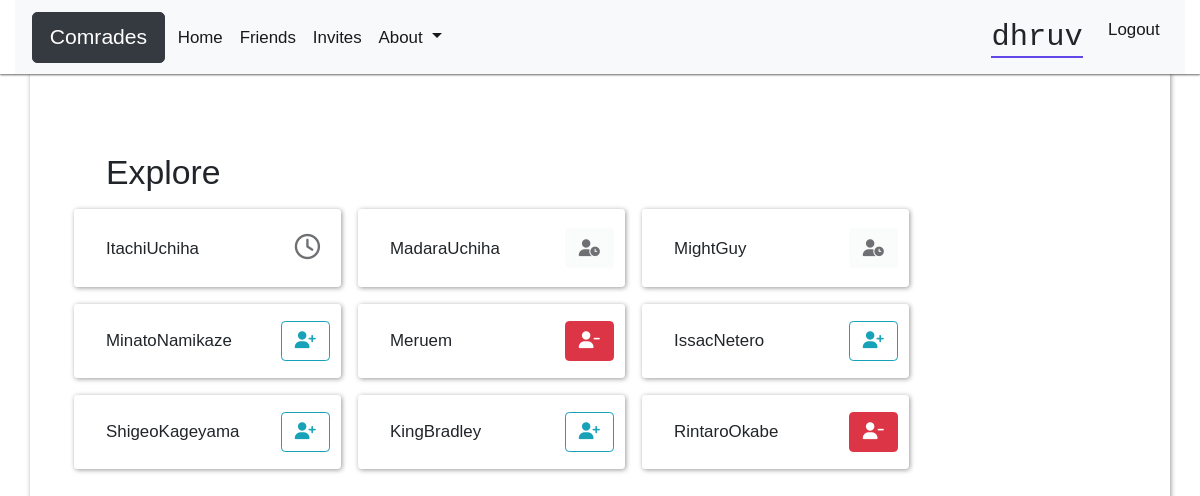
The app's page / (signed in) with its own data.
### users/models.py (models this page shows, shortened)
class Profile(models.Model):
    user = models.OneToOneField(User,on_delete=models.CASCADE)
    friends = models.ManyToManyField(User,related_name='friends',blank=True)
    objects = ProfileManager()
    def __str__(self):
        return str(self.user)

### friends/views.py (the view)
# urls.py: 2. Add a URL to urlpatterns:  path('', Home.as_view(), name='home')
class Home(ListView):
    model = Profile
    template_name = 'friends/home.html'
    context_object_name = 'qs'
    def get_queryset(self):
        qs = Profile.objects.get_all_profiles(self.request.user)
        return qs
    def get_context_data(self, **kwargs):
        context = super().get_context_data(**kwargs)
        user = User.objects.get(username__iexact=self.request.user)
        profile = Profile.objects.get(user=user)
        rel_r = Relationship.objects.filter(sender=profile)
        rel_s = Relationship.objects.filter(receiver=profile)
        rel_receiver = []
        rel_sender = []
        for item in rel_r:
            rel_receiver.append(item.receiver.user)
        for item in rel_s:
            rel_sender.append(item.sender.user)
        context['rel_receiver']= rel_receiver
        context['rel_sender']=rel_sender
        context['is_empty'] = False
        if len(self.get_queryset()) ==0:
            context['is_empty'] = True
        return context

### users/models.py (called while the page is built)
    def get_all_profiles(self,me):
        profiles = Profile.objects.all().exclude(user=me)
        return profiles

### friends/templates/friends/home.html (shortened to what this page needs)
{% extends "friends/base.html" %}
{% block content %}
    <div class="row mt-5 ml-4">
        <h2>Explore</h2>
  	</div>
    <div class="row">
		{% for obj in qs %}
			<div class="col-12 col-sm-3 m-2 home-card p-3 " >
				<div class="col-9">
					{{ obj }}
				</div>
				<div class="col-3">
					{% if obj.user not in rel_receiver and obj.user not in rel_sender %}
						<form action="{% url 'sendinvite' %}" method="POST">
							<button type="submit" class="btn btn-outline-info"><i class="fas fa-user-plus"></i></button>
						</form>
					{% endif %}
					{% if obj.user in rel_receiver and request.user not in obj.friends.all %}
						<button type="submit" class="btn btn-light" disabled><i class="fas fa-user-clock"></i></button>
					{% endif %}
					{% if obj.user in rel_sender and request.user not in obj.friends.all %}
						<button type="submit" class="btn  " disabled><i class="far fa-clock" ></i></button>
					{% endif %}
					{% if request.user in obj.friends.all %}
						<form action="{% url 'removeinvite' %}" method="POST">
							<button type="submit" class="btn btn-danger "><i class="fas fa-user-minus"></i></button>
						</form>
					{% endif %}
				</div>
			</div>
		{% endfor %}
	</div>
{% endblock content %}

### friends/templates/friends/base.html (shortened to what this page needs)
{% load static %}
<!doctype html>
<html lang="en">
  <head>
    <link rel="stylesheet" href="https://stackpath.bootstrapcdn.com/bootstrap/4.3.1/css/bootstrap.min.css">
    <link rel="stylesheet" href="{% static 'friends/style.css' %}">
  </head>
  <body>
    <div class="container-fluid header">
      <nav class="navbar navbar-expand-lg navbar-light bg-light">
         <span class="btn-lg btn btn-dark mr-1" >Comrades</span>
         <div class="collapse navbar-collapse" id="navbarSupportedContent">
           <ul class="navbar-nav mr-auto">
             <li class="nav-item active">
               <a class="nav-link" href="{% url 'home' %}">Home</a>
             </li>
             {% if user.is_authenticated %}
             <li class="nav-item active">
              <a class="nav-link" href="{% url 'userfriends' %}">Friends</a>
            </li>
            <li class="nav-item active">
              <a class="nav-link" href="{% url 'invites' %}">Invites</a>
            </li>
            <li class="nav-item dropdown active">
               <a class="nav-link dropdown-toggle" href="#" id="navbarDropdown" role="button" data-toggle="dropdown" aria-haspopup="true" aria-expanded="false">
                 About
               </a>
             </li>
           </ul>
           <ul class="nav navbar-nav navbar-right">
            <span class="float-right h4 mr-3"><span class="" id="curr_user"  style = "padding-top: .35em;" >{{ user.username }}</span></span>
            <li class="nav-item active">
              <a class="nav-link " href="{% url 'logout' %}">Logout</a>
            </li>
          </ul>
        </div>
        {% endif %}
       </nav>
 </div>
    <div class="container p-5 mt-5 main">
        {% block content %}{% endblock %}
    </div>
  </body>
</html>

### friends/static/friends/style.css (style rules this page uses)
:root { font-family: monospace; font-size: 1.3em; }
.main { border-radius: .2em; box-shadow: 1px 1px 5px #999; }
.container { font-family: sans-serif; }
.header { position: fixed; top: 0; left: 0; background-color:white; font-family: Arial, Helvetica, sans-serif; box-shadow: 0 1px 2px #666; z-index: 2; height: fit-content; transition: .4s; }
#curr_user { font-family: monospace; font-size: 1.2em; border-bottom: 2px solid #6246ea; display: flex; justify-content: center; align-items: center; }
.home-card { background-color: white; box-shadow: 1px 1px 5px #999; display: flex; align-items: center; border-radius: .2em 0.2em; }
.fa-clock { font-size: 1.5em; display: flex; justify-content: center; align-items: center; }

### records on screen
Profile: user.username "ItachiUchiha"
Profile: user.username "MadaraUchiha"
Profile: user.username "MightGuy"
Profile: user.username "MinatoNamikaze"
Profile: user.username "Meruem"
Profile: user.username "IssacNetero"
Profile: user.username "ShigeoKageyama"
Profile: user.username "KingBradley"
Profile: user.username "RintaroOkabe"

### other values on screen
{{ user.username }} "dhruv"
